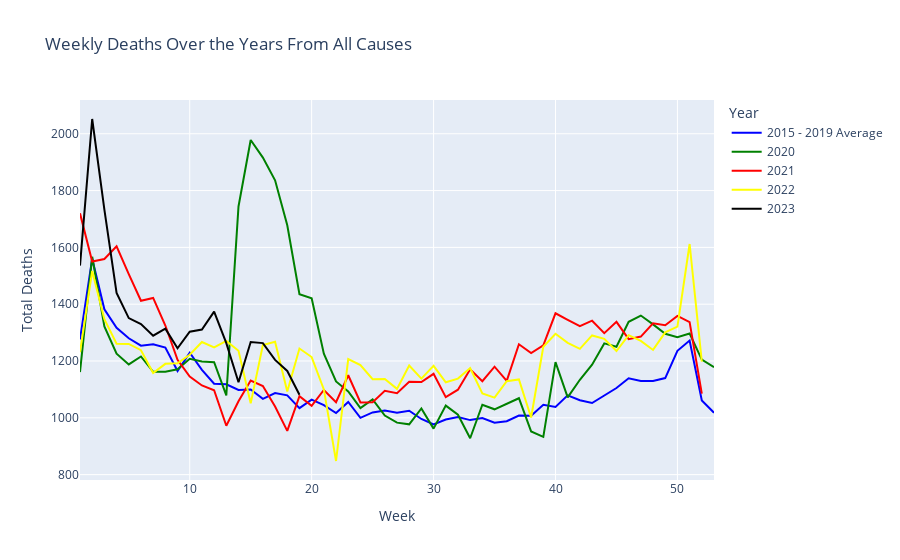

Notebook code cell kept with this figure:
### Markdown cell above
**Interpretation of the summary statistics table** : The average number of weekly deaths before Covid-19 pandemic is evidently less as compared to the years when the viral pandemic was in full swing or post covid years. Additionally it can be seen that the median for weekly death has been increasing gradually after the covid-19 pandemic, this could be due to the fact that a lot of people who recovered from covid had developed underlying conditions which could have affected their physical heath adversely.

### Code cell
import plotly.express as px

# Plotting the line plot 
fig = px.line(all_deaths, x='Category', y=['2015 - 2019 Average', '2020', '2021', '2022', '2023'],
              labels={"value": "Deaths", "variable": "Year", "Category": "Week"},
              title="Weekly Deaths Over the Years From All Causes",
              hover_data={"Category": ":label Week"})  # Customizing hover label

fig.update_traces(marker=dict(size=2), line=dict(width=2), selector=dict(type='scatter', mode='lines'))
fig.update_layout(xaxis_title="Week", yaxis_title="Total Deaths")
fig.update_traces(overwrite=True, marker=dict(size=2))

# Assigning colors for each line separately
colors = ['blue', 'green', 'red', 'yellow', 'black']
for i, color in enumerate(colors):
    fig.data[i].line.color = color

fig.show()

### Figure 1 — Plotly figure (JSON) as saved in the notebook; plotly's stock layout.template omitted (floating-point values rounded to 4 significant figures)
{"data": [{"hovertemplate": "Year=2015 - 2019 Average<br>Week=%{x:label Week}<br>Deaths=%{y}<extra></extra>", "legendgroup": "2015 - 2019 Average", "line": {"color": "blue", "dash": "solid", "width": 2}, "marker": {"size": 2}, "mode": "lines", "name": "2015 - 2019 Average", "orientation": "v", "showlegend": true, "type": "scatter", "x": [1, 2, 3, 4, 5, 6, 7, 8, 9, 10, 11, 12, 13, 14, 15, 16, 17, 18, 19, 20, 21, 22, 23, 24, 25, 26, 27, 28, 29, 30, 31, 32, 33, 34, 35, 36, 37, 38, 39, 40, 41, 42, 43, 44, 45, 46, 47, 48, 49, 50, 51, 52, 53], "xaxis": "x", "y": [1276, 1560, 1382, 1317, 1280, 1254, 1259, 1247, 1165, 1229, 1169, 1120, 1118, 1098, 1100, 1067, 1087, 1079, 1034, 1064, 1045, 1017, 1056, 1000, 1019, 1026, 1018, 1025, 996, 977, 994, 1003, 992, 999, 983, 988, 1008, 1007, 1046, 1038, 1079, 1062, 1052, 1079, 1105, 1139, 1130, 1130, 1140, 1236, 1272, 1061, 1018], "yaxis": "y"}, {"hovertemplate": "Year=2020<br>Week=%{x:label Week}<br>Deaths=%{y}<extra></extra>", "legendgroup": "2020", "line": {"color": "green", "dash": "solid", "width": 2}, "marker": {"size": 2}, "mode": "lines", "name": "2020", "orientation": "v", "showlegend": true, "type": "scatter", "x": [1, 2, 3, 4, 5, 6, 7, 8, 9, 10, 11, 12, 13, 14, 15, 16, 17, 18, 19, 20, 21, 22, 23, 24, 25, 26, 27, 28, 29, 30, 31, 32, 33, 34, 35, 36, 37, 38, 39, 40, 41, 42, 43, 44, 45, 46, 47, 48, 49, 50, 51, 52, 53], "xaxis": "x", "y": [1161, 1567, 1322, 1226, 1188, 1216, 1162, 1162, 1171, 1208, 1198, 1196, 1079, 1744, 1978, 1916, 1836, 1678, 1435, 1421, 1226, 1128, 1093, 1034, 1065, 1008, 983, 977, 1033, 962, 1043, 1011, 928, 1046, 1030, 1050, 1069, 952, 933, 1196, 1072, 1134, 1187, 1262, 1250, 1338, 1360, 1329, 1296, 1284, 1297, 1205, 1178], "yaxis": "y"}, {"hovertemplate": "Year=2021<br>Week=%{x:label Week}<br>Deaths=%{y}<extra></extra>", "legendgroup": "2021", "line": {"color": "red", "dash": "solid", "width": 2}, "marker": {"size": 2}, "mode": "lines", "name": "2021", "orientation": "v", "showlegend": true, "type": "scatter", "x": [1, 2, 3, 4, 5, 6, 7, 8, 9, 10, 11, 12, 13, 14, 15, 16, 17, 18, 19, 20, 21, 22, 23, 24, 25, 26, 27, 28, 29, 30, 31, 32, 33, 34, 35, 36, 37, 38, 39, 40, 41, 42, 43, 44, 45, 46, 47, 48, 49, 50, 51, 52, 53], "xaxis": "x", "y": [1720, 1550, 1559, 1604, 1506, 1412, 1422, 1325, 1204, 1145, 1114, 1097, 972, 1058, 1131, 1112, 1040, 954, 1076, 1042, 1098, 1055, 1150, 1054, 1055, 1095, 1087, 1127, 1126, 1155, 1073, 1099, 1171, 1129, 1180, 1130, 1259, 1228, 1255, 1368, 1345, 1323, 1342, 1298, 1338, 1277, 1286, 1333, 1326, 1359, 1337, 1085, null], "yaxis": "y"}, {"hovertemplate": "Year=2022<br>Week=%{x:label Week}<br>Deaths=%{y}<extra></extra>", "legendgroup": "2022", "line": {"color": "yellow", "dash": "solid", "width": 2}, "marker": {"size": 2}, "mode": "lines", "name": "2022", "orientation": "v", "showlegend": true, "type": "scatter", "x": [1, 2, 3, 4, 5, 6, 7, 8, 9, 10, 11, 12, 13, 14, 15, 16, 17, 18, 19, 20, 21, 22, 23, 24, 25, 26, 27, 28, 29, 30, 31, 32, 33, 34, 35, 36, 37, 38, 39, 40, 41, 42, 43, 44, 45, 46, 47, 48, 49, 50, 51, 52, 53], "xaxis": "x", "y": [1231, 1517, 1347, 1261, 1260, 1238, 1158, 1190, 1192, 1222, 1267, 1248, 1271, 1236, 1051, 1256, 1268, 1093, 1244, 1214, 1100, 848, 1207, 1186, 1136, 1137, 1102, 1184, 1138, 1183, 1125, 1138, 1175, 1086, 1071, 1129, 1135, 1001, 1250, 1296, 1264, 1243, 1290, 1278, 1235, 1291, 1271, 1239, 1301, 1321, 1612, 1198, null], "yaxis": "y"}, {"hovertemplate": "Year=2023<br>Week=%{x:label Week}<br>Deaths=%{y}<extra></extra>", "legendgroup": "2023", "line": {"color": "black", "dash": "solid", "width": 2}, "marker": {"size": 2}, "mode": "lines", "name": "2023", "orientation": "v", "showlegend": true, "type": "scatter", "x": [1, 2, 3, 4, 5, 6, 7, 8, 9, 10, 11, 12, 13, 14, 15, 16, 17, 18, 19, 20, 21, 22, 23, 24, 25, 26, 27, 28, 29, 30, 31, 32, 33, 34, 35, 36, 37, 38, 39, 40, 41, 42, 43, 44, 45, 46, 47, 48, 49, 50, 51, 52, 53], "xaxis": "x", "y": [1536, 2052, 1733, 1440, 1351, 1330, 1289, 1314, 1245, 1303, 1311, 1374, 1263, 1125, 1267, 1263, 1204, 1165, 1081, null, null, null, null, null, null, null, null, null, null, null, null, null, null, null, null, null, null, null, null, null, null, null, null, null, null, null, null, null, null, null, null, null, null], "yaxis": "y"}], "layout": {"legend": {"title": {"text": "Year"}, "tracegroupgap": 0}, "title": {"text": "Weekly Deaths Over the Years From All Causes"}, "xaxis": {"anchor": "y", "domain": [0, 1], "title": {"text": "Week"}}, "yaxis": {"anchor": "x", "domain": [0, 1], "title": {"text": "Total Deaths"}}}}
